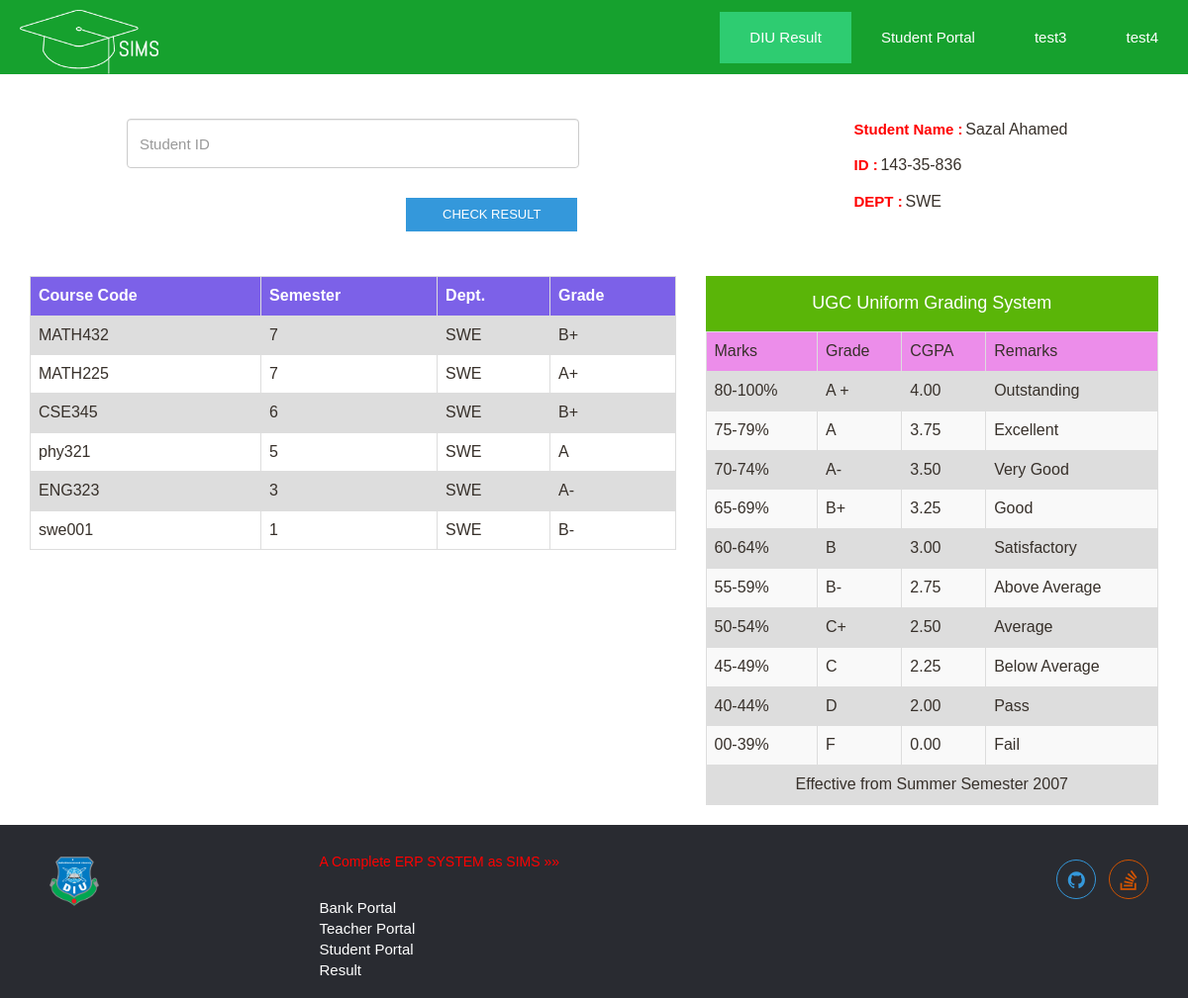
The app's page /student/diu-result-public.php (signed in) with its own data.
### tables this page shows
CREATE TABLE IF NOT EXISTS `course_registr` (
  `row_id` int(11) NOT NULL AUTO_INCREMENT,
  `student_id` varchar(100) NOT NULL,
  `dept` varchar(100) NOT NULL,
  `semester_no` int(11) NOT NULL,
  `course_code` varchar(100) NOT NULL,
  `course_name` varchar(100) DEFAULT NULL,
  `cgpa` varchar(100) DEFAULT NULL,
  `grade` varchar(100) DEFAULT NULL,
  PRIMARY KEY (`row_id`)
);

CREATE TABLE IF NOT EXISTS `student_diu` (
  `row_id` int(11) NOT NULL AUTO_INCREMENT,
  `name` varchar(100) NOT NULL,
  `dept` varchar(100) NOT NULL,
  `student_id` varchar(100) NOT NULL,
  `email` varchar(100) NOT NULL,
  `password` varchar(200) NOT NULL,
  `semester` int(11) NOT NULL,
  `paid` int(11) NOT NULL,
  `receivable` int(11) NOT NULL,
  PRIMARY KEY (`row_id`)
);

### account/function.php (called while the page is built, shortened)
<?php
function student_check($db, $sid)
{
  $query = "SELECT * FROM student_diu WHERE student_id='$sid'";
  $result = mysqli_query($db, $query);
  return $result;
}
function student_result_check($db,$sid)
{
  $query = "SELECT * FROM course_registr WHERE student_id='$sid' ORDER BY semester_no DESC";
  $result = mysqli_query($db, $query);
  return $result;
}
  ?> <script>alert("<?php echo $record['paid']; ?>");</script> <?php

### student/diu-result-public.php (the view, shortened to what this page needs)
<!DOCTYPE html>
<html lang="en">
  <head>
    <link rel="stylesheet" type="text/css" href="../assets/css/bootstrap.min.css">
    <link rel="stylesheet" type="text/css" href="../assets/css/font-awesome.css"/>
    <link rel="stylesheet" href="../assets/css/styles.css">
      <link rel="stylesheet" href="https://cdnjs.cloudflare.com/ajax/libs/sweetalert/1.1.3/sweetalert.min.css">
  </head>
  <body>
    <header>
      <a href="#home" class="logo" data-scroll><img class="sims-logo" src="../assets/img/logo.png" alt=""></a>
      <nav class="nav-collapse">
        <ul>
          <li class="menu-item active"><a href="#" data-scroll>DIU Result</a></li>
          <li class="menu-item"><a href="dashboard.php" data-scroll>Student Portal</a></li>
          <li class="menu-item"><a href="#" data-scroll>test3</a></li>
          <li class="menu-item"><a href="#" data-scroll>test4</a></li>
        </ul>
      </nav>
    </header>
<?php
require '../account/function.php';
$db = connector_db();
$sid="000";
?>
<div class="container">
  <div class="row">
  <div class="col-sm-7">
    <section id="table">
              <form method="post" action="" class="form-log">
                <div class="form-group">
                    <input type="text" name="sid_" class="form-control new-form" id="exampleInputEmail1" placeholder="Student ID" onfocus="this.style.background = '#7c61e8'" onblur="this.style.background = '#bf779c'" >
                  <div class="" style="padding-bottom: 3em; padding-top: 3em; padding-left: 38em;">
                    <button type="submit" name="check_result_public" class="default-button">CHECK RESULT</button>
                  </div>
              </div>
            </form>
       <table>
          <tr class="tb-heading" style="background:#7c61e8;">
            <th>Course Code</th>
            <th>Semester</th>
            <th>Dept.</th>
            <th>Grade</th>
          </tr>
          <?php
          if(isset($_SESSION['student_login'])){
            $sid = $_SESSION['student_login'];
          }
               ?> <script>swal("Opss...","PLEASE, INSERT YOUR STUDENT ID!", "error");</script> <?php
          $result4 = student_result_check($db,$sid);
          if (mysqli_num_rows($result4) > 0) {
          while ($record4 = mysqli_fetch_assoc($result4)){
            if ($record4['grade']!=NULL) {
            ?>
          <tr>
            <td><?php echo $record4['course_code']; ?></td>
            <td><?php echo $record4['semester_no']; ?></td>
            <td><?php echo $record4['dept']; ?></td>
            <td><?php echo $record4['grade']; ?></td>
          </tr>
          <?php } } } ?>
      </table>
  </section>
  </div>
    <div class="col-sm-5">
<section id="table">
      <div class="sajal-padding">
        <?php
        $result3 = student_check($db,$sid);
        if (mysqli_num_rows($result3) > 0) {
        while ($record3 = mysqli_fetch_assoc($result3)){ ?>
          <label class="col-form-label" style="color:red;">Student Name :</label>
          <span style="font-size:16px"><?php echo $record3['name']; ?></span><br> <br>
          <label class="col-form-label" style="color:red;">ID :</label>
          <span style="font-size:16px"><?php echo $record3['student_id']; ?></span><br> <br>
          <label class="col-form-label" style="color:red;">DEPT :</label>
          <span style="font-size:16px"><?php echo $record3['dept']; ?></span><br> <br>
        <?php } } ?>
      </div>
    </section>
        <h4 class="tb-heading" style="background:#5ab508; text-align: center; padding-top: 1.0em; padding-bottom: 1.0em;">UGC Uniform Grading System</h4>
        <table class="table table-striped">
                    <tbody><tr style="background:#ec8dea;">
                      <td><span>Marks</span></td>
                      <td><span>Grade</span></td>
                      <td nowrap="nowrap"><span class="style14">CGPA</span></td>
                      <td ><span>Remarks</span></td>
                    </tr>
                    <tr>
                      <td><div><span>80-100%</span></div></td>
                      <td><span>A +</span></td>
                      <td><span>4.00</span></td>
                      <td nowrap="nowrap"><span>Outstanding</span></td>
                    </tr>
                    <tr>
                      <td><div><span>75-79%</span></div></td>
                      <td><span>A</span></td>
                      <td><span>3.75</span></td>
                      <td nowrap="nowrap"><span class="style6">Excellent</span></td>
                    </tr>
                    <tr>
                      <td><div><span>70-74%</span></div></td>
                      <td><span>A-</span></td>
                      <td><span>3.50</span></td>
                      <td nowrap="nowrap"><span>Very Good</span></td>
                    </tr>
                    <tr>
                      <td><div><span>65-69%</span></div></td>
                      <td><span>B+</span></td>
                      <td><span>3.25</span></td>
                      <td nowrap="nowrap"><span>Good</span></td>
                    </tr>
                    <tr>
                      <td><div><span>60-64%</span></div></td>
                      <td><span>B</span></td>
                      <td><span>3.00</span></td>
                      <td nowrap="nowrap"><span>Satisfactory</span></td>
                    </tr>
                    <tr>
                      <td><div><span>55-59%</span></div></td>
                      <td><span>B-</span></td>
                      <td><span>2.75</span></td>
                      <td nowrap="nowrap"><span>Above Average</span></td>
                    </tr>
                    <tr>
                      <td><div><span>50-54%</span></div></td>
                      <td><span>C+</span></td>
                      <td><span>2.50</span></td>
                      <td nowrap="nowrap"><span>Average</span></td>
                    </tr>
                    <tr>
                      <td><div><span>45-49%</span></div></td>
                      <td><span>C</span></td>
                      <td><span>2.25</span></td>
                      <td nowrap="nowrap"><span>Below Average</span></td>
                    </tr>
                    <tr>
                      <td><div><span>40-44%</span></div></td>
                      <td><span>D</span></td>
                      <td><span>2.00</span></td>
                      <td nowrap="nowrap"><span>Pass</span></td>
                    </tr>
                    <tr>
                      <td><div><span>00-39%</span></div></td>
                      <td><span>F</span></td>
                      <td><span>0.00</span></td>
                      <td nowrap="nowrap"><span>Fail</span></td>
                    </tr>
                    <tr>
                      <td colspan="4"><div align="center"><span class="style8">Effective from Summer Semester 2007</span></div></td>
                    </tr>
                </tbody>
      </table>
  </div>
  </div>
</div>
<?php
include '../account/footer.php';  ?>

### assets/css/styles.css (style rules this page uses)
body, div, h1, h2, h3, h4, h5, h6, p, blockquote, pre, dl, dt, dd, ol, ul, li, hr, fieldset, form, label, legend, th, td, article, aside, figure, footer, header, hgroup, menu, nav, section, summary, hgroup { margin: 0; padding: 0; border: 0; }
.nav-collapse ul { margin: 0; padding: 0; width: 100%; display: block; list-style: none; }
.nav-collapse li { width: 100%; display: block; transition: .5s; }
.js .nav-collapse { clip: rect(0 0 0 0); max-height: 0; position: absolute; display: block; overflow: hidden; zoom: 1; }
@media screen and (min-width: 40em) { .js .nav-collapse { position: relative; } }
@media screen and (min-width: 40em) { .js .nav-collapse.closed { max-height: none; } }
body { -webkit-text-size-adjust: 100%; -ms-text-size-adjust: 100%; text-size-adjust: 100%; color: #37302a; background: #fff; font: normal 100%/1.4 sans-serif; }
header { background: #16A12E; position: fixed; z-index: 3; width: 100%; left: 0; top: 0; height: 75px; }
.logo { -webkit-tap-highlight-color: rgba(0,0,0,0); text-decoration: none; font-weight: bold; line-height: 55px; padding: 0 20px; color: #fff; float: left; font-size: 20px; margin-top: 10px; }
.sims-logo { height: 65px; }
.default-button { padding: 8px 37px; font-size: 13px; color: #fff; background: #3498db; border: none; outline: 0; transition: .5s; }
.nav-collapse, .nav-collapse * { -webkit-box-sizing: border-box; -moz-box-sizing: border-box; box-sizing: border-box; }
.nav-collapse, .nav-collapse ul { list-style: none; width: 100%; float: left; }
@media screen and (min-width: 40em) { .nav-collapse { float: right; width: auto; } }
.nav-collapse li { float: left; width: 100%; }
@media screen and (min-width: 40em) { .nav-collapse li { width: auto; } }
.nav-collapse a { -webkit-tap-highlight-color: rgba(0,0,0,0); border-top: 1px solid white; text-decoration: none; background: #16A12E; padding: 0.7em 1em; color: #fff; width: 100%; float: left; font-size: 15px; transition: .5s; }
.nav-collapse a:active, .nav-collapse .active a { background: #2ecc71; }
@media screen and (min-width: 40em) { .nav-collapse a { padding: 1.02em 2em; text-align: center; border-top: 0; float: left; margin: 0; margin-top: 12px; } }
.form-control { width: 40%; height: 50px; background-color: transparent; margin: 0 auto; color: #fff; font-size: 15px; }
.sajal-padding { padding-left: 15em; }
label { font-size: 15px; color: #fff; }
.form-group { margin-top: 17px; }
.new-form { width: 70%; }
.tb-heading { background: #2ECCB6; color: #fff; }
#table { margin-top: 120px; padding-bottom: 50px; }
table { font-family: arial, sans-serif; border-collapse: collapse; width: 100%; }
td, th { border: 1px solid #dddddd; text-align: left; padding: 8px; font-size: 16px; transition: .4s; }
tr:nth-child(even) { background-color: #dddddd; transition: .4s; }

### records on screen
course_registr: course_code "MATH432", semester_no "7", dept "SWE", grade "B+"
course_registr: course_code "MATH225", semester_no "7", dept "SWE", grade "A+"
course_registr: course_code "CSE345", semester_no "6", dept "SWE", grade "B+"
course_registr: course_code "phy321", semester_no "5", dept "SWE", grade "A"
course_registr: course_code "ENG323", semester_no "3", dept "SWE", grade "A-"
course_registr: course_code "swe001", semester_no "1", dept "SWE", grade "B-"
student_diu: name "Sazal Ahamed", student "143-35-836", dept "SWE"
